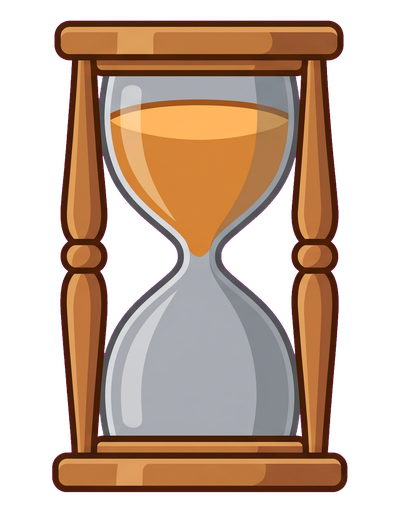
#> input picture assets/hourglasses/master/state_full.png, 400 x 513 px, found by its file name
$ python -i compose_skin_art.py   (imports and definitions only)
#> lines starting #> are read from the running program, lines starting #| are printed output that depends on the picture; after the words box and inside, x2 and y2 are one past the last pixel; in counts of white or black regions, pixels touching at a corner belong together
"""カードスキンの絵を、原本のガラスと砂に生成した枠を重ねて3状態ぶん作る(Architecture.md 10.19節)。

  python tools/compose_skin_art.py template <out.png>
      生成の入力にする雛形を書き出す。原本(上向き)のガラスの内側を緑一色の穴にし、背景をマゼンタにしたもの
  python tools/compose_skin_art.py compose <generated.jpg> <skin_id>
      雛形を元に描かせた絵(マゼンタ背景・緑の穴)から枠だけを抜き、穴の位置と大きさで原本へ合わせて
      assets/hourglasses/skins/<skin_id>/state_{upright,falling,fallen}.png を書く

ガラスと砂は原本そのものを使うため、どのスキンでもガラス玉の大きさ・位置・砂の量は基本の絵と一致し、
枠は3状態で同一になる。キャンバスの高さは落下中の原本(532)に揃える——盤面は3状態で最も高い
キャンバスを基準に縮めるため、高さが違うと基本の絵と縮尺がずれる。
"""

import os
import sys

import numpy as np
from PIL import Image
from scipy import ndimage

MASTER = "assets/hourglasses/master"
SKINS = "assets/hourglasses/skins"
BASE_W = 400
CANVAS_H = 532
UPRIGHT_H = 513
MARGIN = 2
HOLE_GROW = 5  # ガラスの輪郭線まで穴に含める
TEMPLATE_SCALE = 2
STATES = [("full", "state_upright"), ("falling", "state_falling"), ("empty", "state_fallen")]


def _glass(state):
    region = np.asarray(Image.open(f"{MASTER}/region_state_{state}.png").convert("RGBA"))
    return region[..., 2] > 127


def write_template(out_path):
    art = np.asarray(Image.open(f"{MASTER}/state_full.png").convert("RGBA")).astype(np.float32)
    alpha = art[..., 3:4] / 255.0
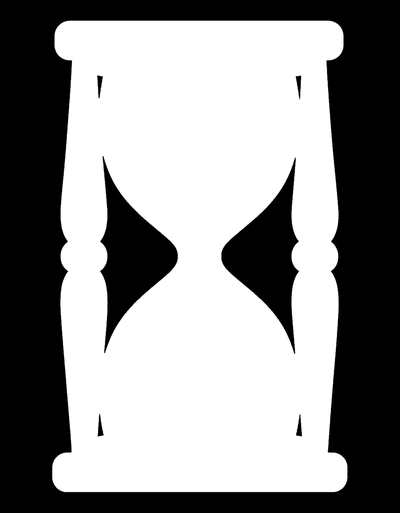
#> alpha: shape (513, 400, 1) float32; min 0, max 1, mean 0.562
    magenta = np.array([255, 0, 255], np.float32)
    rgb = (art[..., :3] * alpha + magenta * (1 - alpha)).astype(np.uint8)
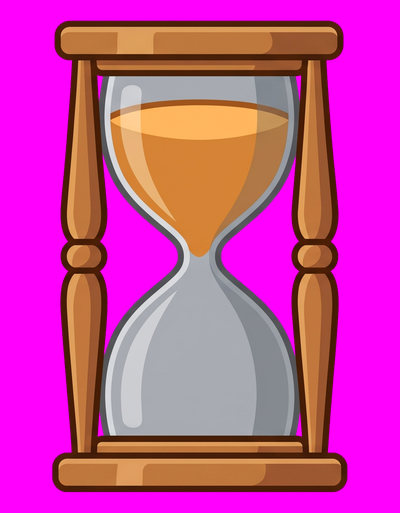
#> rgb: shape (513, 400, 3); mean R, G, B 202.3, 67, 161.3
    rgb[ndimage.binary_dilation(_glass("full"), iterations=HOLE_GROW)] = (0, 255, 0)
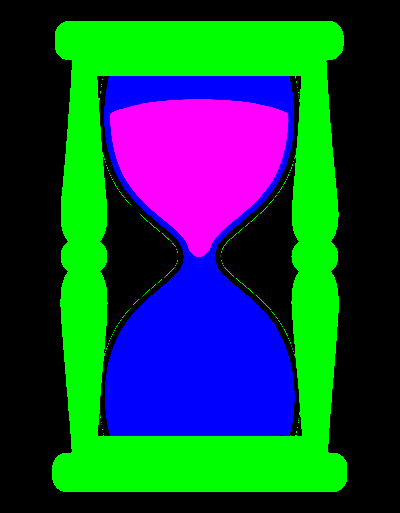
#> input picture assets/hourglasses/master/region_state_full.png, 400 x 513 px, found by its file name
#> in _glass, region is the input picture: shape (513, 400, 4); mean R, G, B, A 23.5, 73, 64.7, 255
#> in _glass, `return region[..., 2] > 127`:
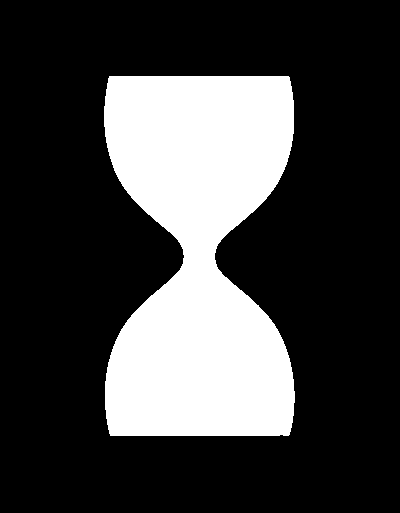
#> returned value: shape (513, 400) bool; 25.4% white; 1 white region, box (x1, y1, x2, y2) and area: (104, 76, 295, 436) 52063
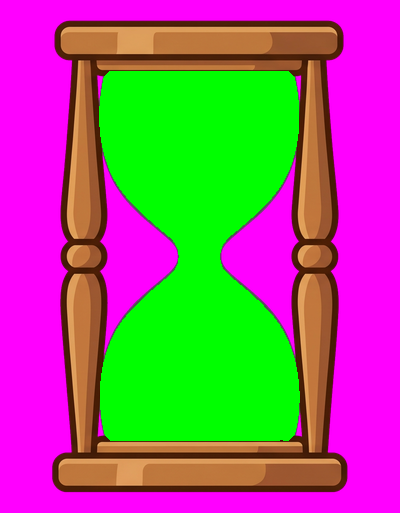
#> rgb: shape (513, 400, 3); mean R, G, B 153.5, 96.3, 124.9
    img = Image.fromarray(rgb)
    img.resize((img.width * TEMPLATE_SCALE, img.height * TEMPLATE_SCALE), Image.NEAREST).save(out_path)
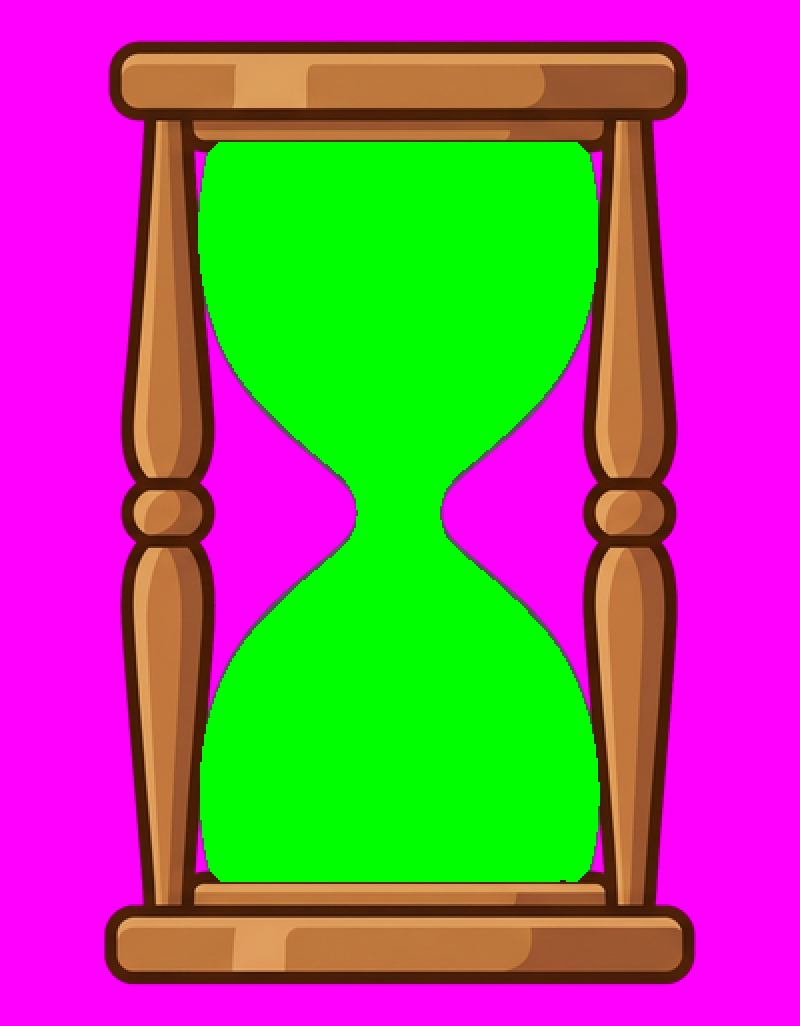
#> saved as region_state_empty.png: PIL image 800x1026 RGB; mean R, G, B 153.5, 96.3, 124.9


# [67 lines left out: functions _key, compose, not called in this run]


# [7 lines not run here, left out]

>>> result = write_template('../assets/hourglasses/master/region_state_empty.png')
